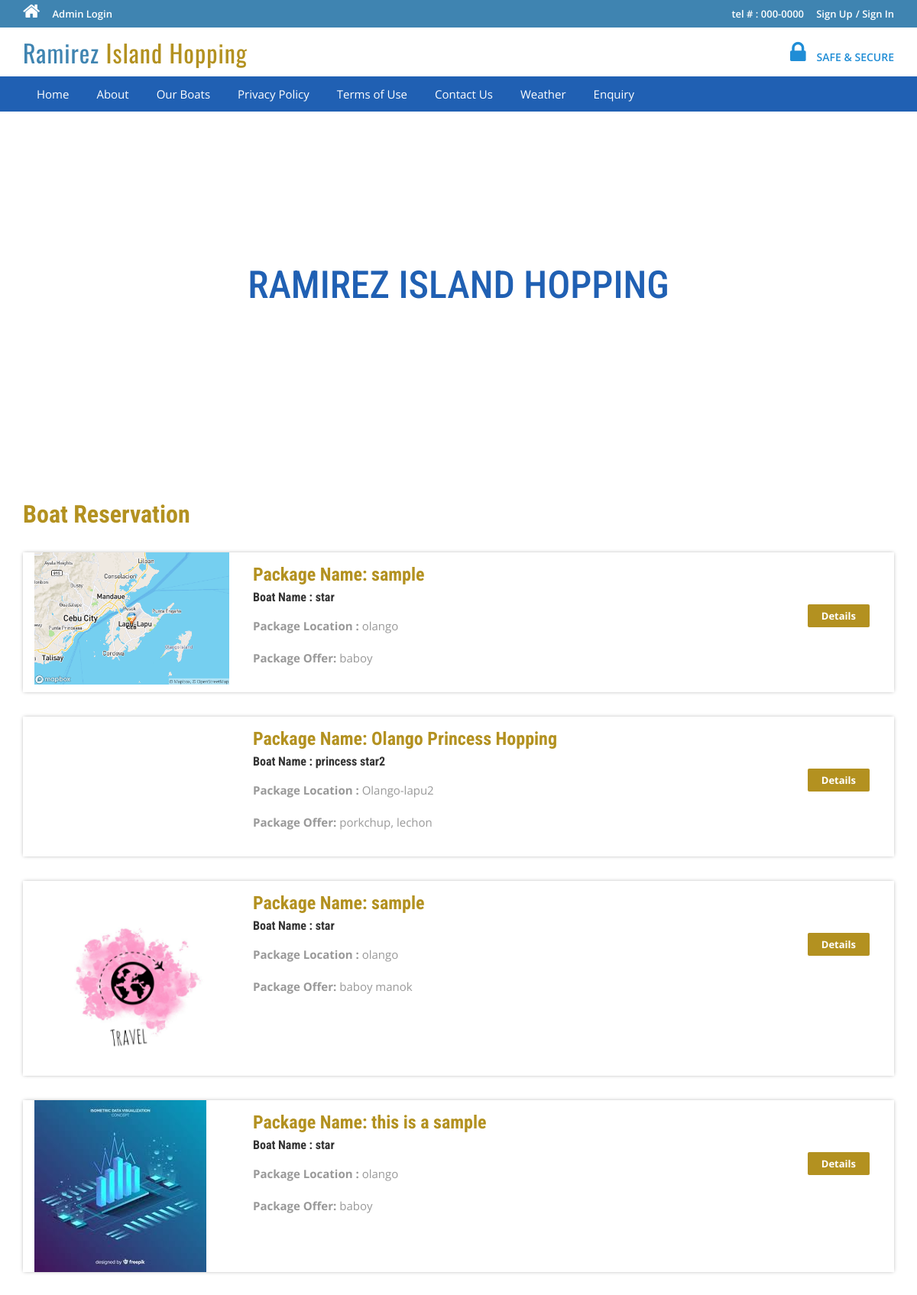
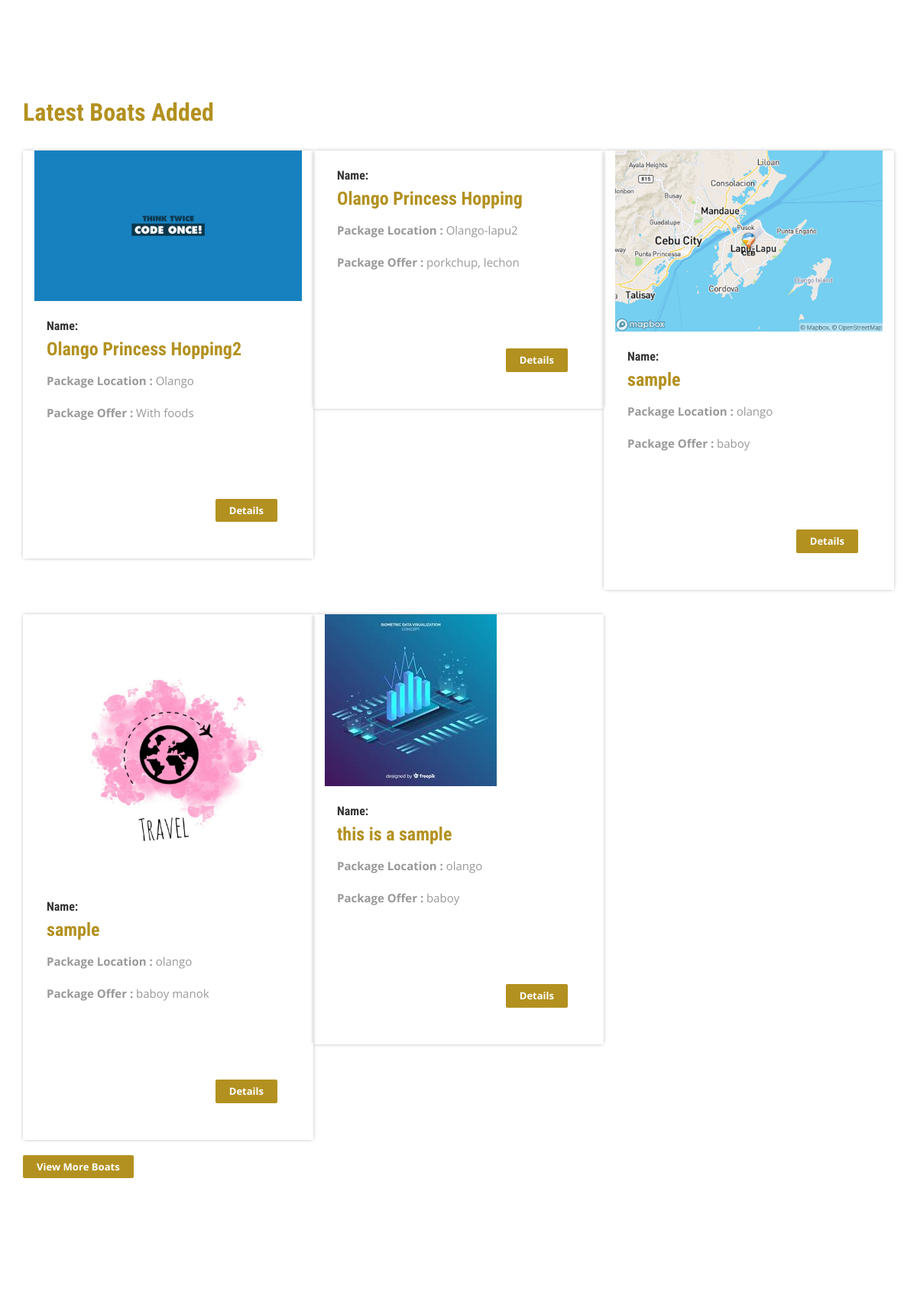
The page / (upper part) on the database its author committed (2 pictures, top to bottom).
### tables this page shows
CREATE TABLE `tbltourpackages` (
  `PackageId` int(11) NOT NULL,
  `owner_identity` varchar(200) DEFAULT NULL,
  `PackageName` varchar(200) DEFAULT NULL,
  `address` text DEFAULT NULL,
  `contact_num` int(13) DEFAULT NULL,
  `boat_name` varchar(150) DEFAULT NULL,
  `boat_operator` varchar(100) DEFAULT NULL,
  `boat_capacity` int(100) DEFAULT NULL,
  `pricePerpack` int(200) DEFAULT NULL,
  `PackageLocation` varchar(100) DEFAULT NULL,
  `PackageFetures` varchar(255) DEFAULT NULL,
  `offer_price` int(255) NOT NULL,
  `PackageDetails` mediumtext DEFAULT NULL,
  `PackageImage` varchar(100) DEFAULT NULL,
  `Creationdate` timestamp NULL DEFAULT current_timestamp(),
  `UpdationDate` timestamp NULL DEFAULT NULL ON UPDATE current_timestamp(),
  `status` int(1) DEFAULT NULL
);

### index.php (the view, shortened to what this page needs)
<?php
include('includes/config.php');
?>
<!DOCTYPE HTML>
<html>
<head>
<link href="css/bootstrap.css" rel='stylesheet' type='text/css' />
<link href="css/style.css" rel='stylesheet' type='text/css' />
<link href="css/font-awesome.css" rel="stylesheet">
<link href="css/animate.css" rel="stylesheet" type="text/css" media="all">
</head>
<body>
<?php include('includes/header.php');?>
<div class="banner">
	<div class="container">
		<h1 class="wow zoomIn animated animated" data-wow-delay=".5s" style="visibility: visible; animation-delay: 0.5s; animation-name: zoomIn;">RAMIREZ ISLAND HOPPING</h1>
	</div>
</div>
<div class="container">
	<div class="holiday">
	<h3>Boat Reservation</h3>
<?php $sql = "SELECT * from tbltourpackages where status=1 order by rand() limit 4";
$query = $dbh->prepare($sql);
$query->execute();
$results=$query->fetchAll(PDO::FETCH_OBJ);
if($query->rowCount() > 0)
{
foreach($results as $result)
{	?>
			<div class="rom-btm">
				<div class="col-md-3 room-left wow fadeInLeft animated" data-wow-delay=".5s">
					<img src="owners/pacakgeimages/<?php echo htmlentities($result->PackageImage);?>" class="img-responsive" alt="">
				</div>
				<div class="col-md-6 room-midle wow fadeInUp animated" data-wow-delay=".5s">
					<h4>Package Name: <?php echo htmlentities($result->PackageName);?></h4>
					<h6>Boat Name : <?php echo htmlentities($result->boat_name);?></h6>
					<p><b>Package Location :</b> <?php echo htmlentities($result->PackageLocation);?></p>
					<p><b>Package Offer:</b> <?php echo htmlentities($result->PackageFetures);?></p>
				</div>
				<div class="col-md-3 room-right wow fadeInRight animated" data-wow-delay=".5s">
					<a href="package-details.php?pkgid=<?php echo htmlentities($result->PackageId);?>" class="view">Details</a>
				</div>
				<div class="clearfix"></div>
			</div>
<?php }} ?>
</div>
<div class="holiday">
	<h3>Latest Boats Added</h3>
<?php $sql = "SELECT * from tbltourpackages where status=1 order by Creationdate";
$query = $dbh->prepare($sql);
$query->execute();
$results=$query->fetchAll(PDO::FETCH_OBJ);
if($query->rowCount() > 0)
{
foreach($results as $result)
{	?>
			<div class="col-sm-4 rom-btm">
				<div style="object-fit:cover" class="room-left wow fadeInLeft animated" data-wow-delay=".5s">
					<img src="owners/pacakgeimages/<?php echo htmlentities($result->PackageImage);?>" class="img-responsive" alt="">
				</div>
				<div class="room-midle wow fadeInUp animated" data-wow-delay=".5s">
					<h6>Name: </h6><h4><?php echo htmlentities($result->PackageName);?></h4>
					<p><b>Package Location :</b> <?php echo htmlentities($result->PackageLocation);?></p>
					<p><b>Package Offer :</b> <?php echo htmlentities($result->PackageFetures);?></p>
				</div>
				<div class="room-right wow fadeInRight animated" data-wow-delay=".5s">
					<a href="package-details.php?pkgid=<?php echo htmlentities($result->PackageId);?>" class="view">Details</a>
				</div>
			</div>
<?php }} ?>
<br>
<div class="row">
	<div class="col-md-12">
	<a href="package-list.php" class="view">View More Boats</a>
	</div>
</div>
</div>
	</div>
<div class="routes">
</div>
</body>
</html>

### rows shown on the page
tbltourpackages: PackageImage (picture), PackageName "sample", boat_name "star", PackageLocation "olango", PackageFetures "baboy"
tbltourpackages: PackageName "Olango Princess Hopping", boat_name "princess star2", PackageLocation "Olango-lapu2", PackageFetures "porkchup, lechon"
tbltourpackages: PackageImage (picture), PackageName "sample", boat_name "star", PackageLocation "olango", PackageFetures "baboy manok"
tbltourpackages: PackageImage (picture), PackageName "this is a sample", boat_name "star", PackageLocation "olango", PackageFetures "baboy"
tbltourpackages: PackageImage (picture), PackageName "Olango Princess Hopping2", PackageLocation "Olango", PackageFetures "With foods"
